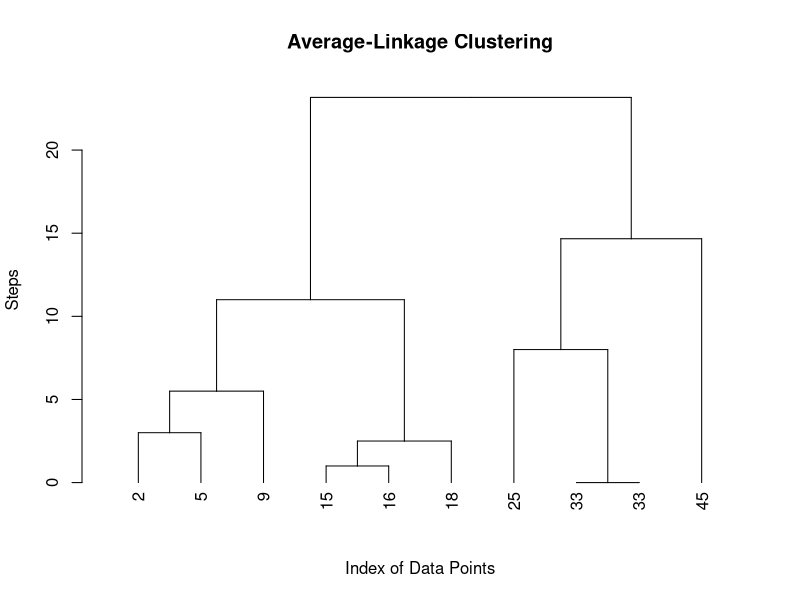

Write the R code that produced this figure.
## ---- chunk 1
#install.packages("cluster")
library(cluster)
## ---- chunk 2
data <- c(2, 5, 9, 15, 16, 18, 25, 33, 33, 45)
names(data) <- data # to make them appear in the dendogram
avg = agnes(
  data,
  diss = FALSE,
  stand = FALSE,
  method = "average", 
)

avg$merge

## ---- chunk 3
dend <- as.dendrogram(avg)

plot(dend,
  xlab = "Index of Data Points",
  ylab = "Steps",
  main = "Average-Linkage Clustering"
)
